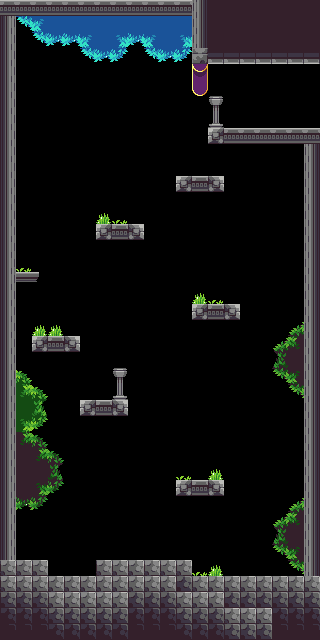

Rendered tile map (Tiled .tmx) drawn with the repository's tilesets; below, a short description and the full map source, tile grids included:
An orthogonal 20x40 tile map with 16x16 px tiles, 3 tile layers (Two, Three, ONE).

<map version="1.10" tiledversion="1.10.2" orientation="orthogonal" renderorder="right-down" width="20" height="40" tilewidth="16" tileheight="16" infinite="0" nextlayerid="4" nextobjectid="1">
 <tileset firstgid="1" source="иии.tsx" />
 <layer id="2" name="Two" width="20" height="40">
  <data encoding="csv">
0,103,104,105,106,105,105,105,105,105,0,0,0,0,0,0,0,0,0,0,
0,117,118,105,105,105,105,105,105,105,105,106,107,0,0,0,0,0,0,0,
0,131,132,133,133,118,119,120,133,118,119,120,121,0,0,0,0,0,0,0,
0,0,0,0,131,132,133,134,131,132,133,134,135,0,0,0,0,0,0,0,
0,0,0,0,0,0,0,0,0,0,0,0,0,0,0,0,0,0,0,0,
0,0,0,0,0,0,0,0,0,0,0,0,0,0,0,0,0,0,0,0,
0,0,0,0,0,0,0,0,0,0,0,0,0,0,0,0,0,0,0,0,
0,0,0,0,0,0,0,0,0,0,0,0,0,0,0,0,0,0,0,0,
0,0,0,0,0,0,0,0,0,0,0,0,0,0,0,0,0,0,0,0,
0,0,0,0,0,0,0,0,0,0,0,0,0,0,0,0,0,0,0,0,
0,0,0,0,0,0,0,0,0,0,0,0,0,0,0,0,0,0,0,0,
0,0,0,0,0,0,0,0,0,0,0,0,0,0,0,0,0,0,0,0,
0,0,0,0,0,0,0,0,0,0,0,0,0,0,0,0,0,0,0,0,
0,0,0,0,0,0,0,0,0,0,0,0,0,0,0,0,0,0,0,0,
0,0,0,0,0,0,0,0,0,0,0,0,0,0,0,0,0,0,0,0,
0,0,0,0,0,0,0,0,0,0,0,0,0,0,0,0,0,0,0,0,
0,0,0,0,0,0,0,0,0,0,0,0,0,0,0,0,0,0,0,0,
0,0,0,0,0,0,0,0,0,0,0,0,0,0,0,0,0,0,0,0,
0,0,0,0,0,0,0,0,0,0,0,0,0,0,0,0,0,0,0,0,
0,0,0,0,0,0,0,0,0,0,0,0,0,0,0,0,0,0,0,0,
0,0,0,0,0,0,0,0,0,0,0,0,0,0,0,0,0,10,11,0,
0,0,0,0,0,0,0,0,0,0,0,0,0,0,0,0,0,24,25,0,
0,0,0,0,0,0,0,0,0,0,0,0,0,0,0,0,0,38,39,0,
7,8,9,0,0,0,0,0,0,0,0,0,0,0,0,0,0,52,53,0,
21,22,23,0,0,0,0,0,0,0,0,0,0,0,0,0,0,66,67,0,
35,36,37,0,0,0,0,0,0,0,0,0,0,0,0,0,0,0,0,0,
49,50,51,0,0,0,0,0,0,0,0,0,0,0,0,0,0,0,0,0,
40,27,13,14,0,0,0,0,0,0,0,0,0,0,0,0,0,0,0,0,
40,26,27,28,0,0,0,0,0,0,0,0,0,0,0,0,0,0,0,0,
40,40,41,42,0,0,0,0,0,0,0,0,0,0,0,0,0,0,0,0,
40,54,55,56,0,0,0,0,0,0,0,0,0,0,0,0,0,0,0,0,
0,68,69,70,0,0,0,0,0,0,0,0,0,0,0,0,0,10,11,0,
0,0,0,0,0,0,0,0,0,0,0,0,0,0,0,0,0,24,25,0,
0,0,0,0,0,0,0,0,0,0,0,0,0,0,0,0,0,38,39,0,
0,0,0,0,0,0,0,0,0,0,0,0,0,0,0,0,0,52,53,0,
0,0,0,0,0,0,0,0,0,0,0,0,0,0,0,0,0,66,67,0,
0,0,0,0,0,0,0,0,0,0,0,0,0,0,0,0,0,0,0,0,
0,0,0,0,0,0,0,0,0,0,0,0,0,0,0,0,0,0,0,0,
0,0,0,0,0,0,0,0,0,0,0,0,0,0,0,0,0,0,0,0,
0,0,0,0,0,0,0,0,0,0,0,0,0,0,0,0,0,0,0,0
</data>
 </layer>
 <layer id="3" name="Three" width="20" height="40">
  <data encoding="csv">
0,0,0,0,0,0,0,0,0,0,0,0,0,0,0,0,0,0,0,0,
0,0,0,0,0,0,0,0,0,0,0,0,0,0,0,0,0,0,0,0,
0,0,0,0,0,0,0,0,0,0,0,0,0,0,0,0,0,0,0,0,
0,0,0,0,0,0,0,0,0,0,0,0,0,0,0,0,0,0,0,0,
0,0,0,0,0,0,0,0,0,0,0,0,60,0,0,0,0,0,0,0,
0,0,0,0,0,0,0,0,0,0,0,0,74,0,0,0,0,0,0,0,
0,0,0,0,0,0,0,0,0,0,0,88,88,99,0,0,0,0,0,0,
0,0,0,0,0,0,0,0,0,0,0,0,0,113,0,0,0,0,0,0,
0,0,0,0,0,0,0,0,0,0,0,0,0,0,0,0,0,0,0,0,
0,0,0,0,0,0,0,0,0,0,0,0,0,0,0,0,0,0,0,0,
0,0,0,0,0,0,0,0,0,0,0,0,0,0,0,0,0,0,0,0,
0,0,0,0,0,0,0,0,0,0,0,0,0,0,0,0,0,0,0,0,
0,0,0,0,0,0,0,0,0,0,0,0,0,0,0,0,0,0,0,0,
0,0,0,0,0,0,125,126,0,0,0,0,0,0,0,0,0,0,0,0,
0,0,0,0,0,0,0,0,0,0,0,0,0,0,0,0,0,0,0,0,
0,0,0,0,0,0,0,0,0,0,0,0,0,0,0,0,0,0,0,0,
0,126,0,0,0,0,0,0,0,0,0,0,0,0,0,0,0,0,0,0,
0,0,0,0,0,0,0,0,0,0,0,0,0,0,0,0,0,0,0,0,
0,0,0,0,0,0,0,0,0,0,0,0,125,126,0,0,0,0,0,0,
0,0,0,0,0,0,0,0,0,0,0,0,0,0,0,0,0,0,0,0,
0,0,125,125,0,0,0,0,0,0,0,0,0,0,0,0,0,0,0,0,
0,0,0,0,0,0,0,0,0,0,0,0,0,0,0,0,0,0,0,0,
0,0,0,0,0,0,0,0,0,0,0,0,0,0,0,0,0,0,0,0,
0,0,0,0,0,0,0,99,0,0,0,0,0,0,0,0,0,0,0,0,
0,0,0,0,0,0,0,113,0,0,0,0,0,0,0,0,0,0,0,0,
0,0,0,0,0,0,0,0,0,0,0,0,0,0,0,0,0,0,0,0,
0,0,0,0,0,0,0,0,0,0,0,0,0,0,0,0,0,0,0,0,
0,0,0,0,0,0,0,0,0,0,0,0,0,0,0,0,0,0,0,0,
0,0,0,0,0,0,0,0,0,0,0,0,0,0,0,0,0,0,0,0,
0,0,0,0,0,0,0,0,0,0,0,126,0,125,0,0,0,0,0,0,
0,0,0,0,0,0,0,0,0,0,0,0,0,0,0,0,0,0,0,0,
0,0,0,0,0,0,0,0,0,0,0,0,0,0,0,0,0,0,0,0,
0,0,0,0,0,0,0,0,0,0,0,0,0,0,0,0,0,0,0,0,
0,0,0,0,0,0,0,0,0,0,0,0,0,0,0,0,0,0,0,0,
0,0,0,0,0,0,0,0,0,0,0,0,0,0,0,0,0,0,0,0,
0,0,0,0,0,0,0,0,0,0,0,0,126,125,0,0,0,0,0,0,
0,0,0,0,0,0,0,0,0,0,0,0,0,0,0,0,0,0,0,0,
0,0,0,0,0,0,0,0,0,0,0,0,0,0,0,0,0,0,0,0,
0,0,0,0,0,0,0,0,0,0,0,0,0,0,0,0,0,0,0,0,
0,0,0,0,0,0,0,0,0,0,0,0,0,0,0,0,0,0,0,0
</data>
 </layer>
 <layer id="1" name="ONE" width="20" height="40">
  <data encoding="csv">
58,58,58,58,58,58,58,58,58,58,58,58,71,72,72,72,72,72,72,72,
73,0,0,0,0,0,0,0,0,0,0,0,71,72,72,72,72,72,72,72,
73,0,0,0,0,0,0,0,0,0,0,0,71,72,72,72,72,72,72,72,
73,0,0,0,0,0,0,0,0,0,0,0,85,86,86,86,86,86,86,86,
73,0,0,0,0,0,0,0,0,0,0,0,0,0,0,0,0,0,0,0,
73,0,0,0,0,0,0,0,0,0,0,0,0,0,0,0,0,0,0,0,
73,0,0,0,0,0,0,0,0,0,0,0,0,0,0,0,0,0,0,0,
73,0,0,0,0,0,0,0,0,0,0,0,0,0,0,0,0,0,0,0,
73,0,0,0,0,0,0,0,0,0,0,0,0,57,58,58,58,58,58,58,
73,0,0,0,0,0,0,0,0,0,0,0,0,0,0,0,0,0,0,71,
73,0,0,0,0,0,0,0,0,0,0,0,0,0,0,0,0,0,0,71,
73,0,0,0,0,0,0,0,0,0,0,57,58,59,0,0,0,0,0,71,
73,0,0,0,0,0,0,0,0,0,0,0,0,0,0,0,0,0,0,71,
73,0,0,0,0,0,0,0,0,0,0,0,0,0,0,0,0,0,0,71,
73,0,0,0,0,0,57,58,59,0,0,0,0,0,0,0,0,0,0,71,
73,0,0,0,0,0,0,0,0,0,0,0,0,0,0,0,0,0,0,71,
73,0,0,0,0,0,0,0,0,0,0,0,0,0,0,0,0,0,0,71,
73,129,130,0,0,0,0,0,0,0,0,0,0,0,0,0,0,0,0,71,
73,0,0,0,0,0,0,0,0,0,0,0,0,0,0,0,0,0,0,71,
73,0,0,0,0,0,0,0,0,0,0,0,57,58,59,0,0,0,0,71,
73,0,0,0,0,0,0,0,0,0,0,0,0,0,0,0,0,0,0,71,
73,0,57,58,59,0,0,0,0,0,0,0,0,0,0,0,0,0,0,71,
73,0,0,0,0,0,0,0,0,0,0,0,0,0,0,0,0,0,0,71,
73,0,0,0,0,0,0,0,0,0,0,0,0,0,0,0,0,0,0,71,
73,0,0,0,0,0,0,0,0,0,0,0,0,0,0,0,0,0,0,71,
73,0,0,0,0,57,58,59,0,0,0,0,0,0,0,0,0,0,0,71,
73,0,0,0,0,0,0,0,0,0,0,0,0,0,0,0,0,0,0,71,
73,0,0,0,0,0,0,0,0,0,0,0,0,0,0,0,0,0,0,71,
73,0,0,0,0,0,0,0,0,0,0,0,0,0,0,0,0,0,0,71,
73,0,0,0,0,0,0,0,0,0,0,0,0,0,0,0,0,0,0,71,
73,0,0,0,0,0,0,0,0,0,0,57,58,59,0,0,0,0,0,71,
73,0,0,0,0,0,0,0,0,0,0,0,0,0,0,0,0,0,0,71,
73,0,0,0,0,0,0,0,0,0,0,0,0,0,0,0,0,0,0,71,
73,0,0,0,0,0,0,0,0,0,0,0,0,0,0,0,0,0,0,71,
73,0,0,0,0,0,0,0,0,0,0,0,0,0,0,0,0,0,0,71,
2,2,2,0,0,0,2,2,2,2,2,2,0,0,0,0,0,0,0,71,
2,2,2,2,2,2,2,2,2,2,2,16,2,2,2,2,2,2,2,2,
16,16,16,2,2,2,2,2,16,16,16,2,2,2,16,16,16,16,16,16,
30,30,30,16,16,16,16,16,30,30,30,16,16,16,2,2,2,30,30,30,
44,44,44,30,30,30,30,30,44,44,44,30,30,30,16,16,16,44,44,44
</data>
 </layer>
</map>
